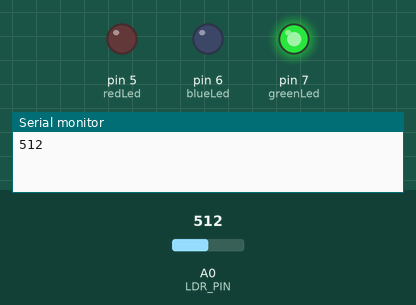
Simulated run of this sketch. Board: Arduino Uno, built with avr-gcc and run on an emulated ATmega328P. Parts: output pins drawn as LEDs (lit = HIGH), the last lines printed to the serial monitor. Inputs (shaded band) come from the test bench; at power-on: A0 (LDR_PIN) = 512.

Above: at 0.2 s.
At 1.2 s:
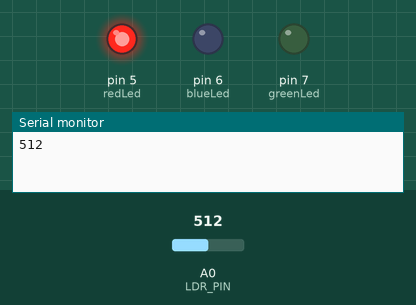
At 2.2 s:
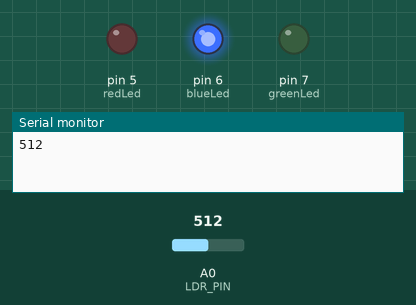
At 5.7 s:
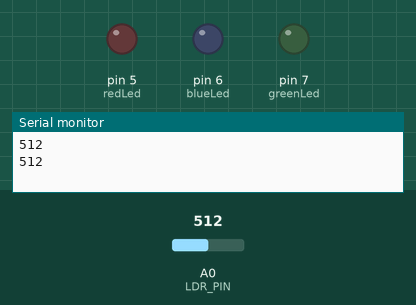
Timing chart, 0 to 6.9 s (numbered marks = the images above):
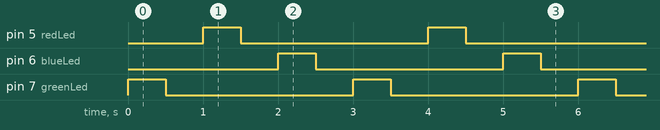

Measured:
- by itself, pin 5 (redLed), pin 6 (blueLed), pin 7 (greenLed): alternates HIGH for 0.50 s and LOW for 2.5 s
- by itself, everything shown: repeats every 3.0 s, in 6 steps

The sketch:

1_Test_the_circuit.ino
```cpp
// Just a simple test for the HW
#include <Arduino.h>

#define     greenLed     7
#define     redLed       5
#define     blueLed      6
#define     LDR_PIN      A0


void setup()
{
    // Set the 3 leds as OUTPUT
    pinMode(redLed,OUTPUT);
    pinMode(greenLed,OUTPUT);
    pinMode(blueLed,OUTPUT);

    Serial.begin(115200);
}

void loop()
{
    Serial.println(analogRead(LDR_PIN));

    digitalWrite(greenLed,HIGH);
    delay(500);
    digitalWrite(greenLed,LOW);
    delay(500);
    digitalWrite(redLed,HIGH);
    delay(500);
    digitalWrite(redLed,LOW);
    delay(500);
    digitalWrite(blueLed,HIGH);
    delay(500);
    digitalWrite(blueLed,LOW);
    delay(500);
}
```
